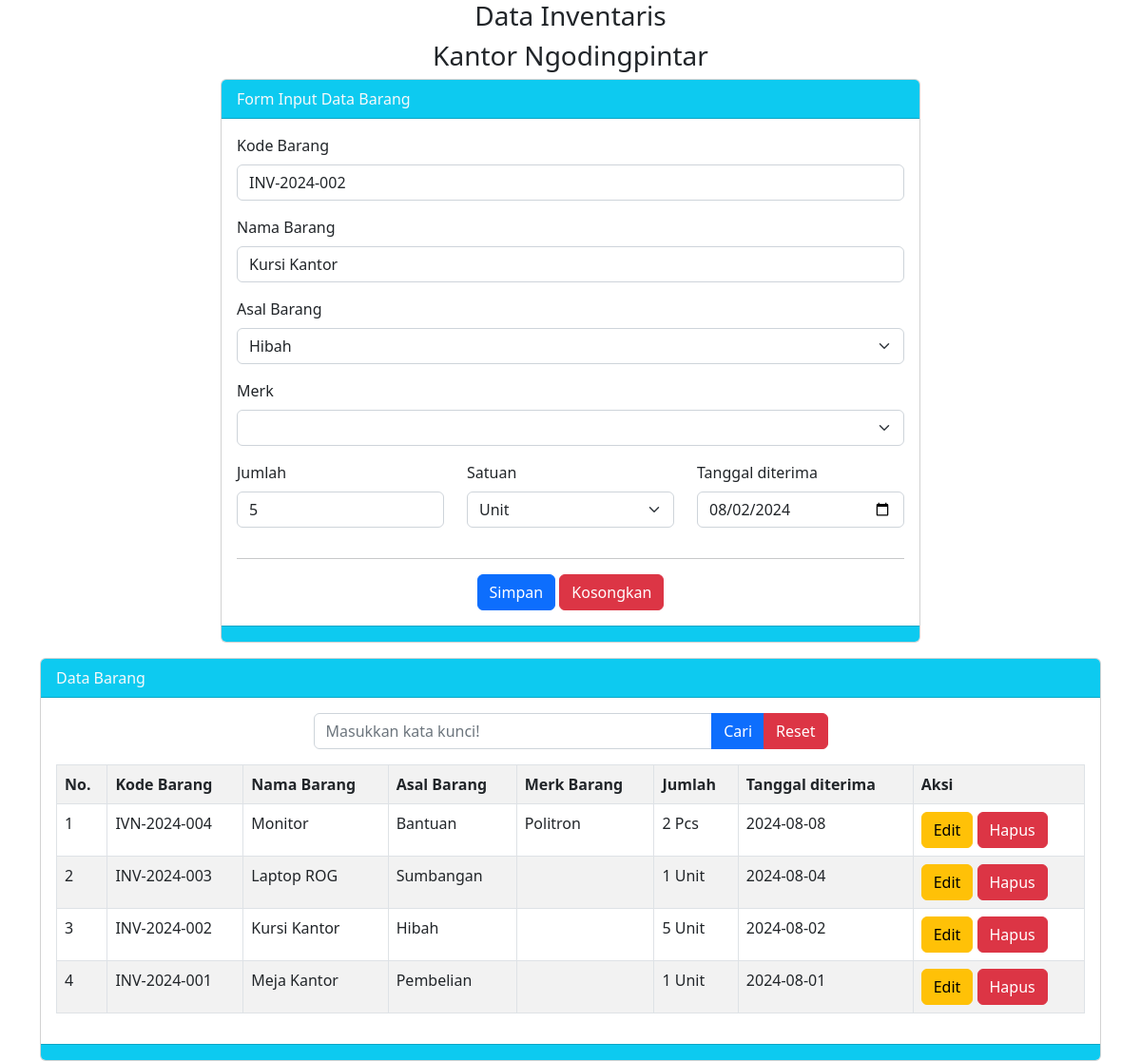
The page /cantik,cyntia/index.php?hal=edit&id=2 on the database its author committed.
### tables this page shows
CREATE TABLE `tbarang` (
  `id_barang` int(11) NOT NULL,
  `kode` varchar(15) NOT NULL,
  `nama` varchar(100) NOT NULL,
  `asal` varchar(25) NOT NULL,
  `merk` varchar(100) NOT NULL,
  `jumlah` int(4) NOT NULL,
  `satuan` varchar(15) NOT NULL,
  `tanggal_diterima` date NOT NULL,
  `tanggal_simpan` timestamp NOT NULL DEFAULT current_timestamp() ON UPDATE current_timestamp()
);

### cantik,cyntia/index.php (the view, shortened to what this page needs)
<?php
$server = "localhost";
$user = "root";
$password = "";
$database = "dbcrud2024";
$koneksi = mysqli_connect($server, $user, $password, $database) or die(mysqli_error($koneksi));
$q = mysqli_query($koneksi, "SELECT kode FROM tbarang order by kode desc limit 1");
$datax = mysqli_fetch_array($q);
if ($datax) {
    $no_terakhir = substr($datax['kode'], -3);
    $no = $no_terakhir + 1;
    if ($no > 0 and $no < 10) {
        $kode = "00" . $no;
    } else if ($no > 10 and $no < 100) {
        $kode = "0" . $no;
    } else if ($no > 100) {
        $kode = $no;
    }
} else {
    $kode = "001";
}
$tahun = date('Y');
$vkode = "IVN-" . $tahun . '-' . $kode;
$vnama = "";
$vasal = "";
$vmerk = "";
$vjumlah = "";
$vsatuan = "";
$vtanggal_diterima = "";
if (isset($_GET['hal'])) {
    if ($_GET['hal'] == "edit") {
        $tampil = mysqli_query($koneksi, "SELECT * FROM tbarang WHERE id_barang = '$_GET[id]' ");
        $data = mysqli_fetch_array($tampil);
        if ($data) {
            $vkode = $data['kode'];
            $vnama = $data['nama'];
            $vasal = $data['asal'];
            $vmerk = $data['merk'];
            $vjumlah = $data['jumlah'];
            $vsatuan = $data['satuan'];
            $vtanggal_diterima = $data['tanggal_diterima'];
        }
    } else if ($_GET['hal'] == "hapus") {
        $hapus = mysqli_query($koneksi, "DELETE FROM tbarang WHERE id_barang = '$_GET[id]' ");
        if ($hapus) {
            echo "<script>
            alert('Hapus data Sukses!');
            document.location='index.php';
            </script>";
        } else {
            echo "<script>
            alert('Hapus data Gagal!');
            document.location='index.php';
            </script>";
        }
    }
}
?>
<!doctype html>
<html lang="en">
<head>
    <link href="https://cdn.jsdelivr.net/npm/bootstrap@5.2.0-beta1/dist/css/bootstrap.min.css" rel="stylesheet">
</head>
<body>
    <div class="container">
        <h3 class="text-center">Data Inventaris</h3>
        <h3 class="text-center">Kantor Ngodingpintar</h3>
        <div class="row">
            <div class="col-md-8 mx-auto">
                <div class="card">
                    <div class="card-header bg-info text-light">
                        Form Input Data Barang
                    </div>
                    <div class="card-body">
                        <form method="POST">
                            <div class="mb-3">
                                <label class="form-label">Kode Barang</label>
                                <input type="text" name="tkode" value="<?= $vkode ?>" class="form-control" placeholder="Masukkan Kode Barang">
                            </div>
                            <div class="mb-3">
                                <label class="form-label">Nama Barang</label>
                                <input type="text" name="tnama" value="<?= $vnama ?>" class="form-control" placeholder="Masukkan Nama Barang">
                            </div>
                            <div class="mb-3">
                                <label class="form-label">Asal Barang</label>
                                <select class="form-select" name="tasal">
                                    <option value="<?= $vasal ?>"><?= $vasal ?></option>
                                </select>
                            </div>
                            <div class="mb-3">
                                <label class="form-label">Merk</label>
                                <select class="form-select" name="tmerk">
                                    <option value="<?= $vmerk ?>"><?= $vmerk ?></option>
                                    <option value="Politron">Politron</option>
                                </select>
                            </div>
                            <div class="row">
                                <div class="col">
                                    <div class="mb-3">
                                        <label class="form-label">Jumlah</label>
                                        <input type="number" name="tjumlah" value="<?= $vjumlah ?>" class="form-control" placeholder="Masukkan Jumlah Barang">
                                    </div>
                                </div>
                                <div class="col">
                                    <div class="mb-3">
                                        <label class="form-label">Satuan</label>
                                        <select class="form-select" name="tsatuan">
                                            <option value="<?= $vsatuan ?>"><?= $vsatuan ?></option>
                                        </select>
                                    </div>
                                </div>
                                <div class="col">
                                    <div class="mb-3">
                                        <label class="form-label">Tanggal diterima</label>
                                        <input type="date" name="ttanggal_diterima" value="<?= $vtanggal_diterima ?>" class="form-control" placeholder="Masukkan Jumlah Barang">
                                    </div>
                                </div>
                                <div class="text-center">
                                    <hr>
                                    <button class="btn btn-primary" name="bsimpan" type="submit">Simpan</button>
                                    <button class="btn btn-danger" name="bkosongkan" type="reset">Kosongkan</button>
                                </div>
                            </div>
                        </form>
                    </div>
                    <div class="card-footer bg-info">
                    </div>
                </div>
            </div>
        </div>
        <div class="card mt-3">
            <div class="card-header bg-info text-light">
                Data Barang
            </div>
            <div class="card-body">
                <div class="col-md-6 mx-auto">
                    <form method="POST">
                        <div class="input-group mb-3">
                            <input type="text" name="tcari" value="<?= @$_POST['tcari'] ?>" class="form-control" placeholder="Masukkan kata kunci!">
                            <button class="btn btn-primary" name="bcari" type="submit">Cari</button>
                            <button class="btn btn-danger" name="breset" type="submit">Reset</button>
                        </div>
                    </form>
                </div>
                <table class="table table-striped table-hover table-bordered">
                    <tr>
                        <th>No.</th>
                        <th>Kode Barang</th>
                        <th>Nama Barang</th>
                        <th>Asal Barang</th>
                        <th>Merk Barang</th>
                        <th>Jumlah</th>
                        <th>Tanggal diterima</th>
                        <th>Aksi</th>
                    </tr>
                    <?php
                    $no = 1;
                    if (isset($_POST['bcari'])) {
                        $keyword = $_POST['tcari'];
                        $q = "SELECT * FROM tbarang WHERE kode like '%$keyword%' or nama like '%$keyword%' or asal like '%$keyword%' order by id_barang desc  ";
                    } else {
                        $q = "SELECT * FROM tbarang order by id_barang desc";
                    }
                    $tampil = mysqli_query($koneksi, $q);
                    while ($data = mysqli_fetch_array($tampil)) :
                    ?>
                        <tr>
                            <td><?= $no++ ?></td>
                            <td><?= $data['kode'] ?></td>
                            <td><?= $data['nama'] ?></td>
                            <td><?= $data['asal'] ?></td>
                            <td><?= $data['merk'] ?></td>
                            <td><?= $data['jumlah'] ?> <?= $data['satuan'] ?></td>
                            <td><?= $data['tanggal_diterima'] ?></td>
                            <td>
                                <a href="index.php?hal=edit&id=<?= $data['id_barang'] ?>" class="btn btn-warning">Edit</a>
                                <a href="index.php?hal=hapus&id=<?= $data['id_barang'] ?>" class="btn btn-danger" onclick="return confirm('Apakah anda Yakin akan Hapus Data ini?')">Hapus</a>
                            </td>
                        </tr>
                    <?php endwhile; ?>
                </table>
            </div>
            <div class="card-footer bg-info">
            </div>
        </div>
    </div>
</body>
</html>

### rows shown on the page
tbarang: tkode "INV-2024-002", tnama "Kursi Kantor", tasal "Hibah", tjumlah "5", tsatuan "Unit", ttanggal_diterima "08/02/2024", kode "INV-2024-002", nama "Kursi Kantor", asal "Hibah", jumlah "5", satuan "Unit", tanggal_diterima "2024-08-02"
tbarang: kode "IVN-2024-004", nama "Monitor", asal "Bantuan", merk "Politron", jumlah "2", satuan "Pcs", tanggal_diterima "2024-08-08"
tbarang: kode "INV-2024-003", nama "Laptop ROG", asal "Sumbangan", jumlah "1", satuan "Unit", tanggal_diterima "2024-08-04"
tbarang: kode "INV-2024-001", nama "Meja Kantor", asal "Pembelian", jumlah "1", satuan "Unit", tanggal_diterima "2024-08-01"
